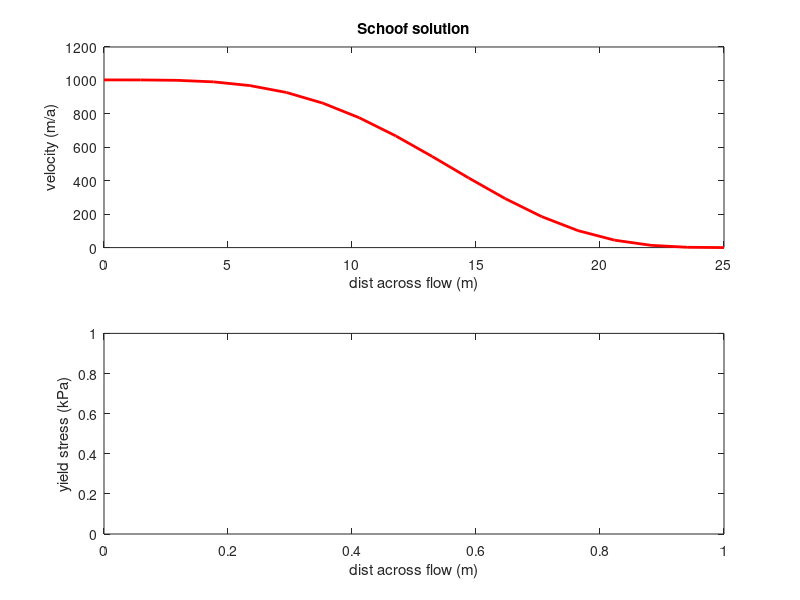
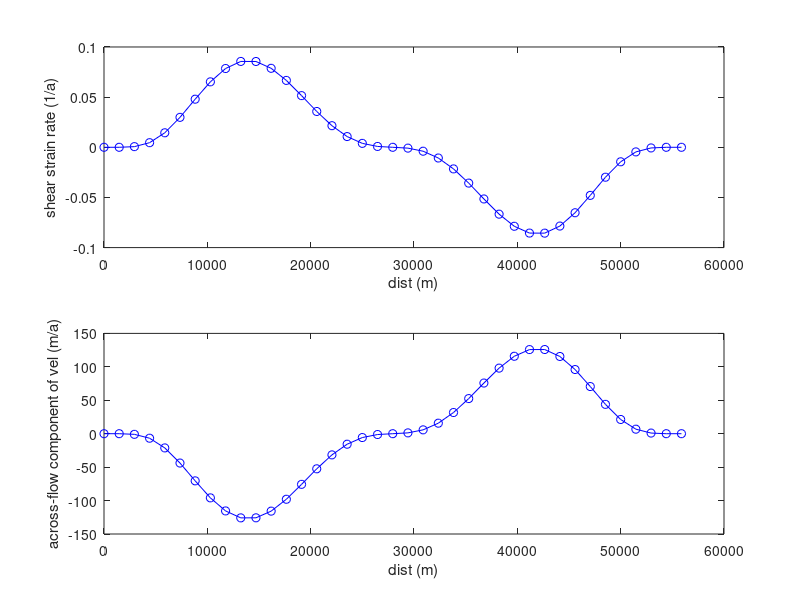

Recreate these plots in MATLAB, in order. (Note: this script raises an error after producing the figures.)

%% PLOT MODEL STREAM/PLASTIC BED RESULTS AND COMPARE W/ RAYMOND/SCHOOF
%% SOLUTIONS

clear all

cd /Users/sprice/work/modeling/cism-parallel/tests/stream/

rho = 910;
g = -9.81;

flag = 0;       %% USE RAYMOND PROFILE
flag = 1;       %% USE SCHOOF PROFILE 

kinflag = 1;    %% apply kinematic bc (analytic soln) at up/downstream ends
kinflag = 0;    %% apply 0 vel bc at up/downstream ends

n = 3;
m = 1.55;

% r = 20;         % !! r needs to be even # divisible by 2 !!
% c = 20;
% % c = 200;

r = 40;
c = 40;
% c = 400;

levels = 5;
% levels  = 11;

L = 1.4e4;
A = 1e-16;
B = A^(-1/n);

H = 1000;
dsdx = -1.0e-3;

% ice stream width
w = 50e3;
W = w / 2;

yy = linspace( 0, W, (r-4)/2 );

dy = mean( diff( yy ) );
dx = dy;

taud = rho * g * H * dsdx;

% Schoof yield stress distribution
tau0s = taud * abs( yy / L ).^m;

% yield stress (for Raymond solution only)
% tau0r = mean( tau0s );
tau0r = 5.2e3;

% Raymond solution
ur = 2 * A / (n+1) * ( (taud - tau0r)/H )^n * ( W^(n+1) - yy.^(n+1) );

us = -2*taud^3*L^4/(B^3*H^3) * ( ((yy/L).^4 - (m+1)^(4/m))/4 - 3*( abs(yy/L).^(m+4) ...
    - (m+1)^(1+4/m) )/((m+1)*(m+4)) + 3*( abs(yy/L).^(2*m+4) - (m-1)^(2+4/m) )/((m+1)^2*(2*m+4)) ...
    - ( abs(yy/L).^(3*m+4) - (m+1)^(3+4/m) )/ ( (m+1)^3*(3*m+4)) );

sscale = 2*taud^3*L^4/(B^3*H^3);

ind = find( abs( yy ) >= W ); us(ind) = min( min( us ) );

us = us - min( us );

if( flag == 0 )
    figure(198), clf
    subplot(2,1,1), hold on
    plot( yy/1e3, ur - min(ur), 'r-', 'linewidth', 2.0 ), hold on
    xlabel( 'dist across flow (m)'), ylabel( 'velocity (m/a)'), title( 'Raymond solution' )
    box on
    subplot(2,1,2), hold on
    xlabel( 'dist across flow (m)'), ylabel( 'yield stress (kPa)')
    box on
else
    figure(199), clf
    subplot(2,1,1), hold on
    plot( yy/1e3, us - min(us), 'r-', 'linewidth', 2.0 ), hold on
    xlabel( 'dist across flow (m)'), ylabel( 'velocity (m/a)'), title( 'Schoof solution' )
    box on
    subplot(2,1,2), hold on
    xlabel( 'dist across flow (m)'), ylabel( 'yield stress (kPa)')
    box on
end


%% put data into .mat file, to be read by .py script w/ config file, to make input .nc files
thck = H * ones( r, c );
topg = repmat( 5e3 + dsdx*dx*[0:c-1], r, 1 );
usrf = topg + thck;


if( flag == 0 )         % assign Raymond profile
    tauf_profile = tau0r*ones(r-7,1);        
    tauf = 0.7e5 * ones( r-1, c-1 );
    if( kinflag ~= 1 )
        tauf(4:end-3,3:end-2) = repmat( tauf_profile, 1, c-5 );     %% no slip at/near up/downstream ends
    else
        tauf(4:end-3,:) = repmat( tauf_profile, 1, c-1 );     %% use periodic bcs for cont. along flow
    end
    u_profile = repmat( [ 0 0 fliplr(ur) ur(2:end) 0 0 ], levels, 1 );     
else                    % assign Schoof
    
    tauf_profile = [ fliplr(tau0s(2:end)), tau0s ]';        
    tauf = 0.7e5 * ones( r-1, c-1 );
    if( kinflag ~= 1 )
        tauf(3:end-2,3:end-2) = repmat( tauf_profile, 1, c-5 );     %% no slip at/near up/downstream ends
    else
        tauf(3:end-2,:) = repmat( tauf_profile, 1, c-1 );     %% use periodic bcs for cont. along flow
    end
    u_profile = repmat( [ 0 0 fliplr(us) us(2:end) 0 0 ], levels, 1 );
end


%% use shear strain rate at up/downstream ends to calculate across-flow velocity profile
%% necessary to balance the shear
x = [0:dx:dx*length(u_profile)-1];
dudy = gradient( u_profile(1,:), dy );
v_profile = -dudy*dy;

figure(999), clf
subplot( 2,1,1 ),hold on
plot( x, dudy, 'bo-' ), box on
xlabel( 'dist (m)' ), ylabel( 'shear strain rate (1/a)' )
subplot( 2,1,2 ),hold on
plot( x, v_profile, 'bo-' ), box on
xlabel( 'dist (m)' ), ylabel( 'across-flow component of vel (m/a)' )

v_profile = repmat( v_profile, levels, 1 );


% figure(200),clf
% subplot(2,2,1),hold on
% imagesc( thck ), axis xy, axis equal, axis tight, colorbar, title( 'thickness (m)' )
% subplot(2,2,2),hold on
% imagesc( usrf ), axis xy, axis equal, axis tight, colorbar, title( 'surface (m)' )
% subplot(2,2,3),hold on
% imagesc( topg ), axis xy, axis equal, axis tight, colorbar, title( 'bed (m)' )
% subplot(2,2,4),hold on
% imagesc( tauf/1e3 ), axis xy, axis equal, axis tight, colorbar, title( 'yield stress (kPa)' )


%% optional: add analytic solution at up/downstream ends as kin vel bc
kinbcmask = zeros(size(tauf));
uvelhom = zeros( levels, r-1, c-1 );
vvelhom = zeros( levels, r-1, c-1 );

% %% HACKS
% tauf(3:end-2,end-1) = 2.19e4; tauf(3:end-2,2) = 2.19e4;
% ind = find( tauf == max( max( tauf ) ) ); tauf(ind) = 4e4;
% kinbcmask(:,1:2) = 1; kinbcmask(:,end-1:end) = 1;
% kinbcmask(1,:) = 1; kinbcmask(end,:) = 1;

if( kinflag == 1)
    uvelhom( :, :, end ) = u_profile; uvelhom( :, :, 1 ) = u_profile; 
    vvelhom( :, :, end ) = v_profile; vvelhom( :, :, 1 ) = -v_profile; 
    kinbcmask(:,1) = 1; kinbcmask(:,end) = 1;
    ind = find( tauf <= 0 ); tauf(ind) = 1e-10;
end

    
save stream.mat usrf topg thck tauf uvelhom vvelhom kinbcmask levels 


%%%%%%%%%%%%%%%%%%%%%%%%%%%%%%%%%%%%%%

%% plot output

%% open file
if( flag == 0 )
    filename = 'stream.raymond.nc'; 
else
    filename = 'stream.schoof.nc'; 
end

filename = 'stream.out.nc'; 

    
ncid = netcdf.open( filename, 'nowrite' );

%% get id for variable names (use ncview to find var names?)
id_uvel = netcdf.inqvarid( ncid, 'uvelhom' );
id_vvel = netcdf.inqvarid( ncid, 'vvelhom' );
id_btractx = netcdf.inqvarid( ncid, 'btractx' );
id_btracty = netcdf.inqvarid( ncid, 'btracty' );

uvel = permute( netcdf.getvar(ncid, id_uvel ), [ 2 1 3 ] );
vvel = permute( netcdf.getvar(ncid, id_vvel ), [ 2 1 3 ] );
btractx = netcdf.getvar(ncid, id_btractx )';
btracty = netcdf.getvar(ncid, id_btracty )';

yy2 = [ yy yy(end)+dx yy(end)+2*dx ];
yy2 = [ -fliplr(yy2(2:end)), yy2 ];

if( flag == 0 )
    figure(198)
    subplot(2,1,1), hold on
    plot( yy2/1e3, uvel(:,round(c/2),1), 'bo:' )
    plot( yy2/1e3, uvel(:,end,1), 'b*' )              %% boundary value
%     legend( 'analytic', 'model', 'model boundary' )
    legend( 'analytic', 'model' )
    subplot(2,1,2), hold on
    plot( yy2/1e3, tauf(:,round(c/2))/1e3, 'r-', 'linewidth', 2.0 )
    plot( yy2/1e3, -btractx(:,round(c/2),1)/1e3, 'bo:' )
    legend( 'specified', 'model' )
else
    figure(199)
    subplot(2,1,1), hold on
    plot( yy2/1e3, uvel(:,round(c/2),1), 'bo:' )
    plot( yy2/1e3, uvel(:,end,1), 'b*' )              %% boundary value
%     legend( 'analytic', 'model', 'model boundary' )
    legend( 'analytic', 'model' )
    subplot(2,1,2), hold on
    plot( yy2/1e3, tauf(:,round(c/2))/1e3, 'r-', 'linewidth', 2.0 )
    plot( yy2/1e3, -btractx(:,round(c/2),1)/1e3, 'bo:' )
    legend( 'specified', 'model' )
end



